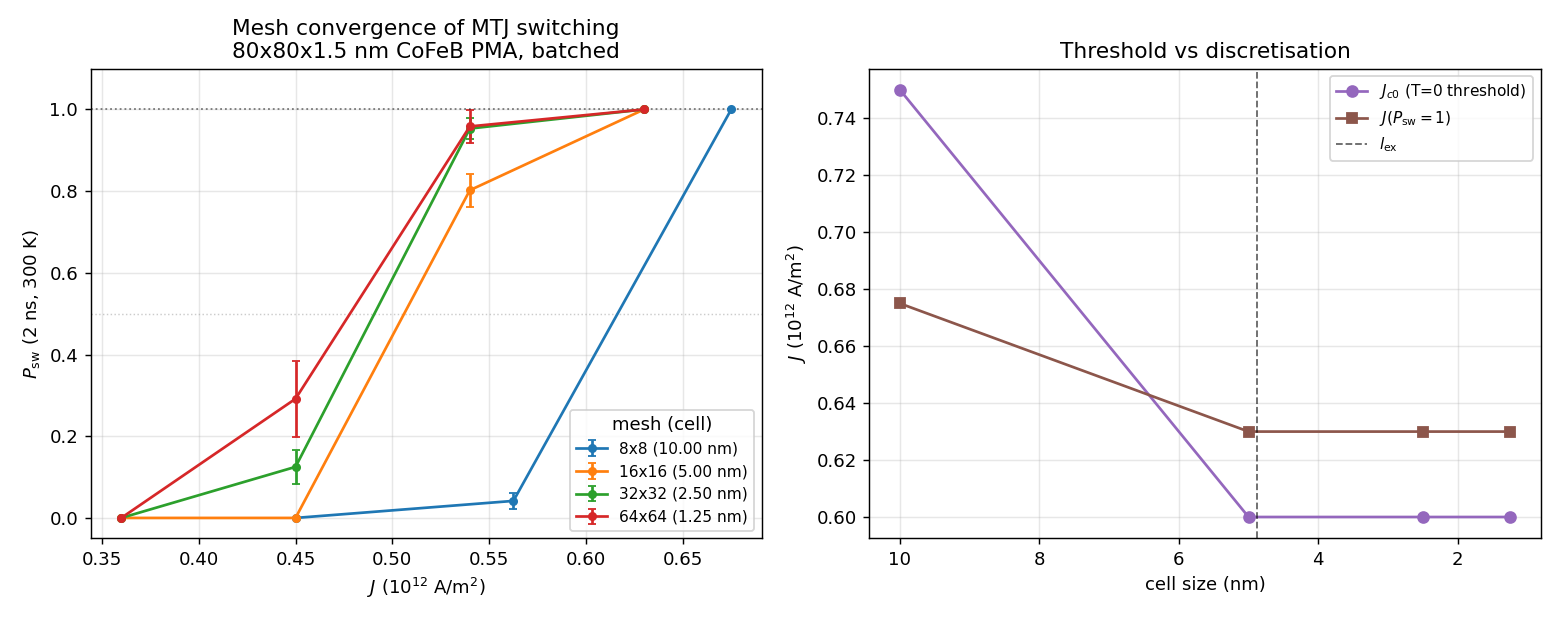

This figure's Python source:
"""
Notebook 32: MTJ free-layer switching — mesh-convergence of P_sw(J).

Same physical problem as notebook 31 (CoFeB PMA free layer, 80x80x1.5 nm) but
the SAME structure is discretised on progressively finer meshes:
    8x8   -> 10.00 nm cells
    16x16 ->  5.00 nm cells   (= notebook 31)
    32x32 ->  2.50 nm cells
    64x64 ->  1.25 nm cells
Coarse cells (>= l_ex ~ 4.9 nm) force near-coherent reversal; fine cells resolve
nucleation, so J_c0 and the P_sw(J) transition converge as the mesh refines.

For each mesh we increase the ABSOLUTE current density J until P_sw = 1
(fully deterministic switching within the 2 ns / 300 K window).

Batched engine: BatchedLLGGPU + enable_demag() (exchange + uniaxial PMA + demag
+ Slonczewski STT + FDT thermal). Every trial is a replica; each J-point is one
batched run over N_trials replicas.
"""
import os, sys, time
from pathlib import Path
sys.path.insert(0, str(Path(__file__).resolve().parent.parent))
from micromag_locate import add_micromag_to_path
add_micromag_to_path()
import numpy as np
import micromag as mm

print("Notebook 32: MTJ mesh-convergence of P_sw(J)")
print(f"  CUDA: {mm.cuda_available()}")

mu0, kB = 4e-7*np.pi, 1.380649e-23
Ms, A, Ku, alpha, P = 1.0e6, 1.5e-11, 1.0e6, 0.02, 0.5
L, tz = 80e-9, 1.5e-9          # fixed physical structure: 80x80x1.5 nm
d_free = tz
l_ex = np.sqrt(2*A/(mu0*Ms**2))
print(f"  Structure 80x80x1.5 nm; l_ex={l_ex*1e9:.2f} nm; Ku={Ku/1e6:.1f} MJ/m3, "
      f"mu0Ms^2/2={mu0*Ms**2/2/1e6:.2f} MJ/m3")

MESHES = [8, 16, 32, 64]
t_max = 2.0e-9
N_TRIALS = {8: 96, 16: 96, 32: 64, 64: 24}

# The exchange field ~ 2A/(mu0 Ms dx^2) stiffens as the mesh refines, so the
# time step must scale with dx^2 for the dynamics to stay accurate (Depondt is
# norm-exact and never blows up, but too-large dt suppresses switching entirely
# — verified: 1.25 nm cells fail to switch at dt=5e-14/2.5e-14 but switch
# correctly at dt<=1.25e-14). Anchor dt=5e-14 at the 2.5 nm cell, capped at 1e-13.
def dt_for(dxy):
    return min(1e-13, 5e-14 * (dxy / 2.5e-9)**2)

def cfg():
    c = mm.BatchedLLGConfig()
    c.Ms, c.alpha, c.A, c.K1 = Ms, alpha, A, Ku
    c.easy = mm.Vec3(0,0,1); c.p = mm.Vec3(0,0,1)
    c.d_free, c.P, c.Lambda, c.beta = d_free, P, 1.0, 0.0
    return c

def measure_Jc0(grid, dt_, t_ns=3.0):
    """min +J switching a 2%-tilted uniform state at T=0."""
    Jgrid = np.arange(0.15e12, 3.01e12, 0.15e12)
    R = len(Jgrid)
    b = mm.BatchedLLGGPU(R, grid, cfg(), dt_, seed=1); b.enable_demag()
    b.set_J(list(Jgrid)); b.set_T([0.0]*R)
    b.set_uniform(0.02, 0.0, np.sqrt(1-0.02**2))
    b.run(int(t_ns*1e-9/dt_))
    mz = np.array(b.get_avg_m()).reshape(R,3)[:,2]
    sw = np.where(mz < -0.5)[0]
    return float(Jgrid[sw[0]]) if len(sw) else float("nan")

results = {}
for n in MESHES:
    dxy = L/n
    dt = dt_for(dxy)
    nstep = int(t_max/dt)
    grid = mm.StructuredGrid(n, n, 1, dxy, dxy, tz)
    Ntr = N_TRIALS[n]
    t0 = time.time()
    Jc0 = measure_Jc0(grid, dt)
    print(f"\n[{n}x{n}] cell={dxy*1e9:.2f} nm  N={n*n}  dt={dt:.2e}s  {nstep} steps  "
          f"J_c0={Jc0/1e12:.3f}e12  (cells {'>' if dxy>l_ex else '<='} l_ex)")
    # absolute-J sweep anchored to this mesh's Jc0; extend until P_sw=1.
    Jfac = np.round(np.arange(0.6, 3.001, 0.15), 4)
    Jv, Pv = [], []
    for f in Jfac:
        J = f*Jc0
        b = mm.BatchedLLGGPU(Ntr, grid, cfg(), dt, seed=2024); b.enable_demag()
        b.set_J([J]*Ntr); b.set_T([300.0]*Ntr); b.set_uniform(0,0,1)
        b.run(nstep)
        mz = np.array(b.get_avg_m()).reshape(Ntr,3)[:,2]
        Psw = float((mz < -0.5).mean())
        Jv.append(J); Pv.append(Psw)
        print(f"    J={J/1e12:5.3f}e12 ({f:.2f}Jc0)  P_sw={Psw:.3f}")
        if Psw >= 0.999:
            break
    Jv, Pv = np.array(Jv), np.array(Pv)
    Jsat = Jv[np.argmax(Pv >= 0.999)] if np.any(Pv >= 0.999) else np.nan
    results[n] = dict(dxy=dxy, Jc0=Jc0, J=Jv, P=Pv, Jsat=Jsat, N=Ntr, dt=dt)
    print(f"    -> J(P_sw=1) = {Jsat/1e12:.3f}e12 A/m2   ({time.time()-t0:.1f}s)")

# ---------------------------------------------------------------------------
# Figure: P_sw vs absolute J for the 4 meshes + convergence of Jc0 / Jsat.
# ---------------------------------------------------------------------------
try:
    import matplotlib; matplotlib.use('Agg'); import matplotlib.pyplot as plt
    fig, (ax, ax2) = plt.subplots(1, 2, figsize=(12, 4.8))
    colors = {8:'C0', 16:'C1', 32:'C2', 64:'C3'}
    for n in MESHES:
        r = results[n]
        ax.errorbar(r['J']/1e12, r['P'], yerr=np.sqrt(r['P']*(1-r['P'])/r['N']),
                    fmt='o-', color=colors[n], ms=4, capsize=2,
                    label=f'{n}x{n} ({r["dxy"]*1e9:.2f} nm)')
    ax.axhline(1.0, color='k', ls=':', lw=1, alpha=0.5)
    ax.axhline(0.5, color='0.6', ls=':', lw=0.8, alpha=0.5)
    ax.set_xlabel(r'$J$ (10$^{12}$ A/m$^2$)'); ax.set_ylabel(r'$P_\mathrm{sw}$ (2 ns, 300 K)')
    ax.set_title('Mesh convergence of MTJ switching\n80x80x1.5 nm CoFeB PMA, batched')
    ax.set_ylim(-0.05, 1.1); ax.legend(fontsize=8.5, title='mesh (cell)'); ax.grid(alpha=0.3)

    cells = np.array([results[n]['dxy']*1e9 for n in MESHES])
    Jc0s  = np.array([results[n]['Jc0']/1e12 for n in MESHES])
    Jsats = np.array([results[n]['Jsat']/1e12 for n in MESHES])
    ax2.plot(cells, Jc0s, 'o-', color='C4', label=r'$J_{c0}$ (T=0 threshold)')
    ax2.plot(cells, Jsats, 's-', color='C5', label=r'$J(P_\mathrm{sw}=1)$')
    ax2.axvline(l_ex*1e9, color='k', ls='--', lw=1, alpha=0.6, label=r'$l_\mathrm{ex}$')
    ax2.set_xlabel('cell size (nm)'); ax2.set_ylabel(r'$J$ (10$^{12}$ A/m$^2$)')
    ax2.set_title('Threshold vs discretisation'); ax2.invert_xaxis()
    ax2.legend(fontsize=8.5); ax2.grid(alpha=0.3)
    fig.tight_layout()
    out = os.path.join(os.path.dirname(__file__), '32_mtj_mesh_convergence_gpu.png')
    fig.savefig(out, dpi=130); print(f"\nPlot saved: {out}")
except Exception as e:
    print(f"Plot error: {e}")

print("\n=== Summary (80x80x1.5 nm, 300 K, 2 ns) ===")
for n in MESHES:
    r = results[n]
    print(f"  {n:2d}x{n:<2d} ({r['dxy']*1e9:5.2f} nm, dt={r['dt']:.1e}): "
          f"Jc0={r['Jc0']/1e12:.3f}e12  J(P=1)={r['Jsat']/1e12:.3f}e12  N={r['N']}")
